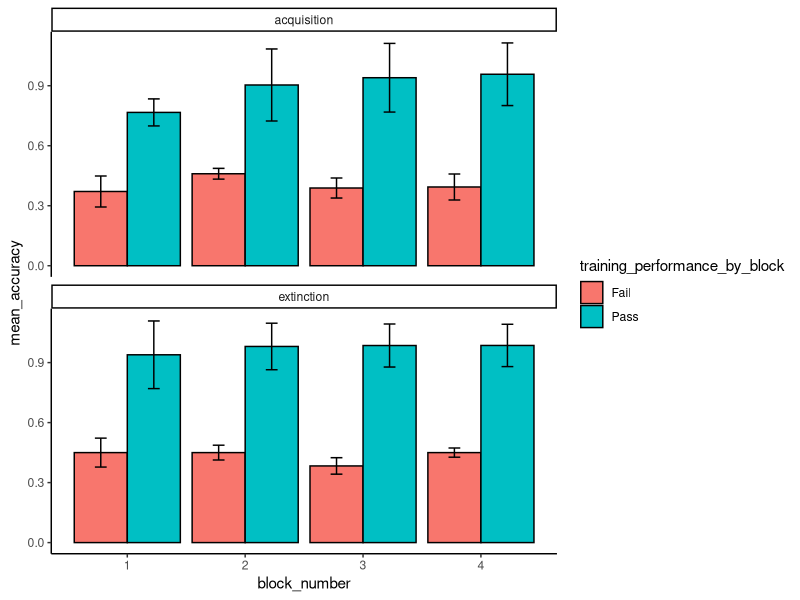

Write R code to recreate this figure. (Note: this script raises an error after producing the figure.)
## ---- chunk 1
knitr::opts_chunk$set(message=FALSE,
                      warning=FALSE)
## ---- chunk 2
library(tidyverse)
library(readxl)
library(ggthemes)
library(knitr)
library(kableExtra)
## ---- chunk 3

data_input <- 
  # read in data, appending a new column
  bind_rows(
    bind_rows(
      # acquisition data
      read_xlsx("raw/intersecting_regularities_left_17_03_17.xlsx", col_names = TRUE) %>%
        mutate(stimulus_identity = "Outcome_1_Target_1_Good_Outcome_2_Target_2_Bad"),
      read_xlsx("raw/intersecting_regularities_right_17_03_17.xlsx", col_names = TRUE) %>%
        mutate(stimulus_identity = "Outcome_1_Target_1_Good_Outcome_2_Target_2_Bad"),
      read_xlsx("raw/intersecting_regularities_left_rev_17_03_17.xlsx", col_names = TRUE) %>%
        mutate(stimulus_identity = "Outcome_1_Target_1_Bad_Outcome_2_Target_2_Good"),
      read_xlsx("raw/intersecting_regularities_right_rev_17_03_17.xlsx", col_names = TRUE) %>%
        mutate(stimulus_identity = "Outcome_1_Target_1_Bad_Outcome_2_Target_2_Good")
    ) %>%
    mutate(phase = "acquisition",
           blocknum = blocknum-1),
    
    bind_rows(
      read_xlsx("raw/extinction1a_intersecting_regularities_left_17_03_17.xlsx"),
      read_xlsx("raw/extinction1a_intersecting_regularities_left_rev_17_03_17.xlsx"),
      read_xlsx("raw/extinction1a_intersecting_regularities_right_17_03_17.xlsx"),
      read_xlsx("raw/extinction1a_intersecting_regularities_right_rev_17_03_17.xlsx")
    ) %>%
      mutate(phase = "extinction")
  ) %>%
  mutate(experiment = 1) %>%
  filter(blockcode != "Begin") %>% 
  # select and rename vars
  select(experiment, subject, phase, stimulus_identity, block_number = blocknum, trial_number = trialnum, correct) %>%
  arrange(subject, phase)
    
## ---- chunk 4

# Check to see if everyone has complete data for the four training blocks

data_completeness <- data_input %>%
  group_by(subject, phase) %>%
  mutate(complete_data = case_when((phase == "acquisition" & sum(block_number) == 280) |
                                     (phase == "extinction" & sum(block_number) == 200) ~ "complete", 
                                   (phase == "acquisition" & sum(block_number) > 280) |
                                     (phase == "extinction" & sum(block_number) > 200) ~ "excess", 
                                   (phase == "acquisition" & sum(block_number) < 280) |
                                     (phase == "extinction" & sum(block_number) < 200) ~ "partial")) %>%
  ungroup()
                      
data_completeness %>%
  distinct(subject, phase, .keep_all = TRUE) %>%
  count(phase, complete_data) %>%
  kable() %>%
  kable_styling(bootstrap_options = c("striped", "hover", "condensed"), full_width = FALSE)

data_completeness_by_participant <- data_completeness %>%
  distinct(subject, phase, stimulus_identity, complete_data)

## ---- chunk 5

# Calculate mean and SD for accuracy (i.e., the correct row) 

data_performance <- data_completeness %>%
  # summarize performance by block
  group_by(subject, phase, block_number) %>% 
  summarise(mean_correct = mean(correct), 
            sd_correct = sd(correct)) %>%
  mutate(training_performance_by_block = ifelse(mean_correct < .70, "Fail", "Pass")) %>%
  ungroup() %>% 
  # summarize performance by participant (final block only)
  group_by(subject) %>% 
  mutate(training_performance = ifelse(block_number == 5 & training_performance_by_block == "Pass", "Pass", "Fail")) %>%
  ungroup() %>%
  arrange(subject, phase, block_number)

# plot
data_performance %>% 
  group_by(phase, block_number, training_performance_by_block) %>% 
  summarise(mean_accuracy = mean(mean_correct), sd_accuracy = sd(sd_correct)) %>%
  ggplot(aes(x=block_number, y=mean_accuracy, fill = training_performance_by_block)) +
  geom_bar(colour="black", stat="identity", position = position_dodge()) + 
  geom_errorbar(aes(ymin=mean_accuracy-sd_accuracy, ymax=mean_accuracy+sd_accuracy), width=.2,
                position=position_dodge(.9)) + theme_classic() +
  facet_wrap(~phase, ncol = 1)


data_performance_by_participant <- data_performance %>%
  filter(block_number == 4) %>%
  select(-block_number, -training_performance_by_block)

## ---- chunk 6

data_acquisition_and_extinction_phases <- 
  full_join(data_completeness_by_participant, 
            data_performance_by_participant, 
            by = c("subject", "phase"))

write_csv2(data_acquisition_and_extinction_phases, "processed/data_acquisition_and_extinction_phases.csv")
